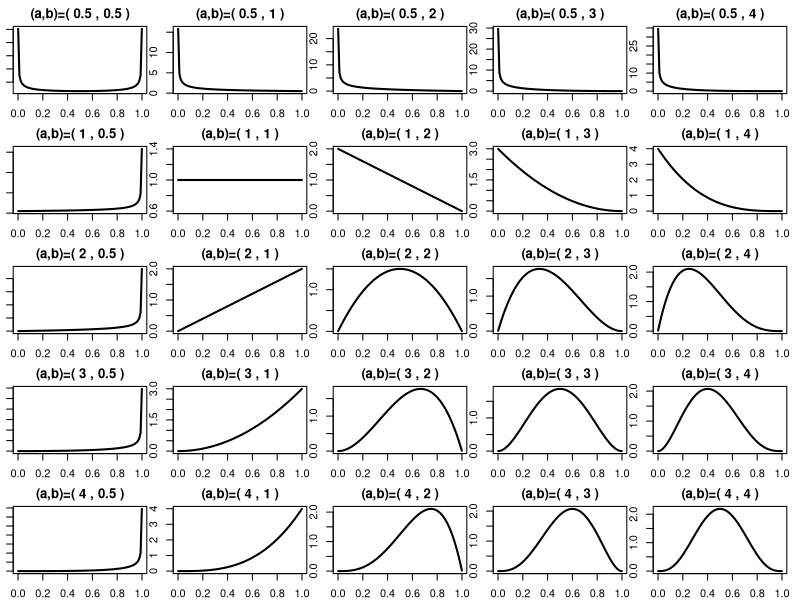
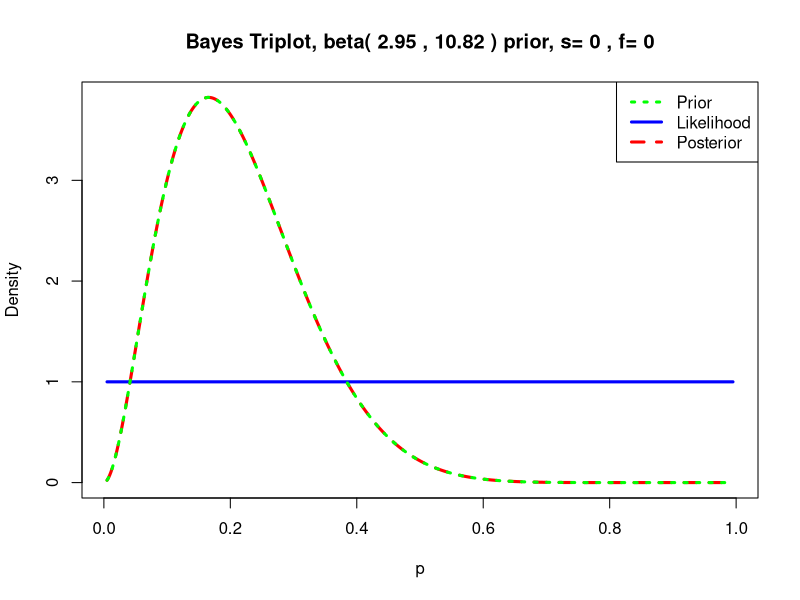
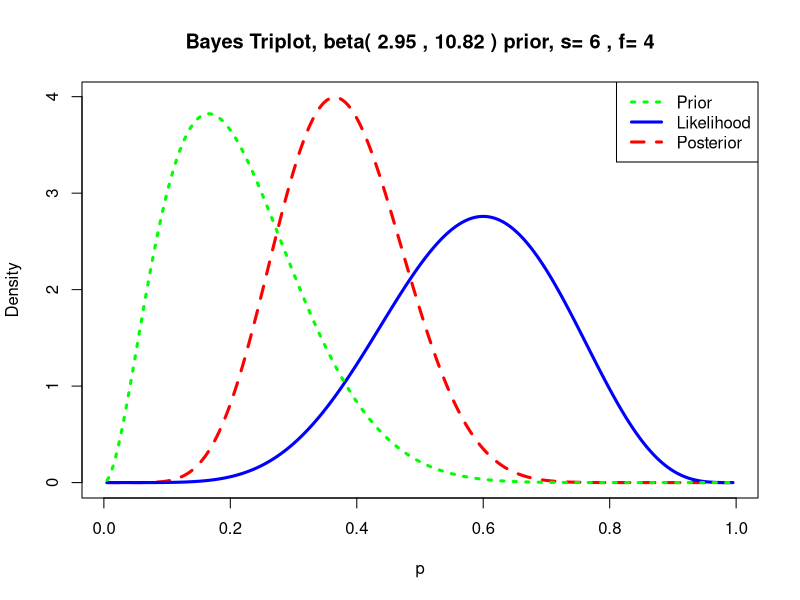
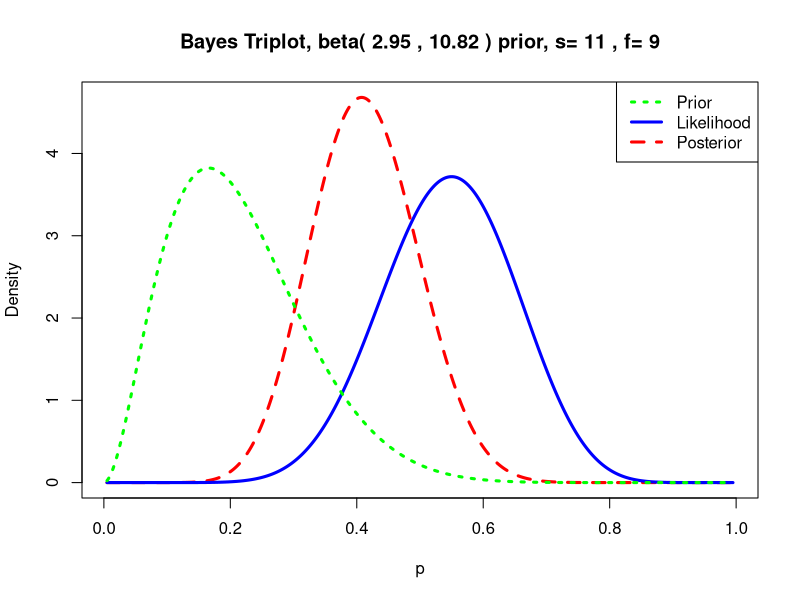
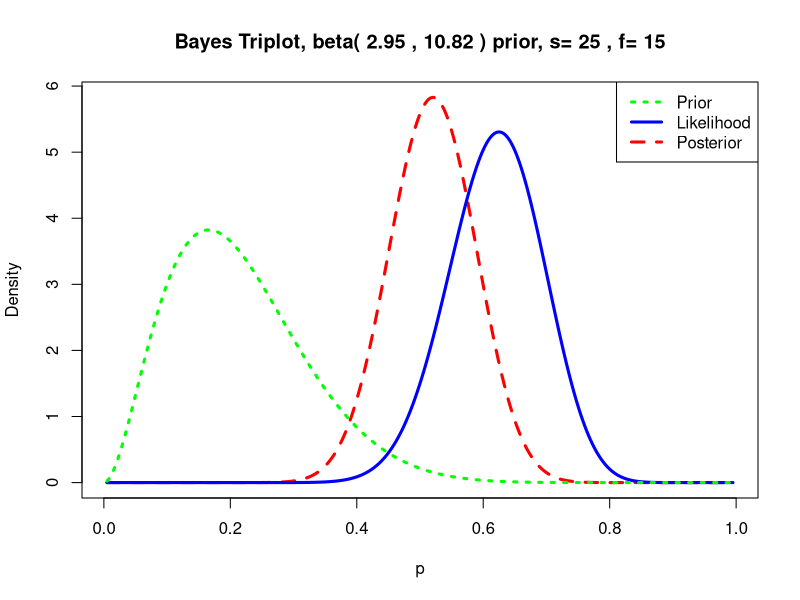
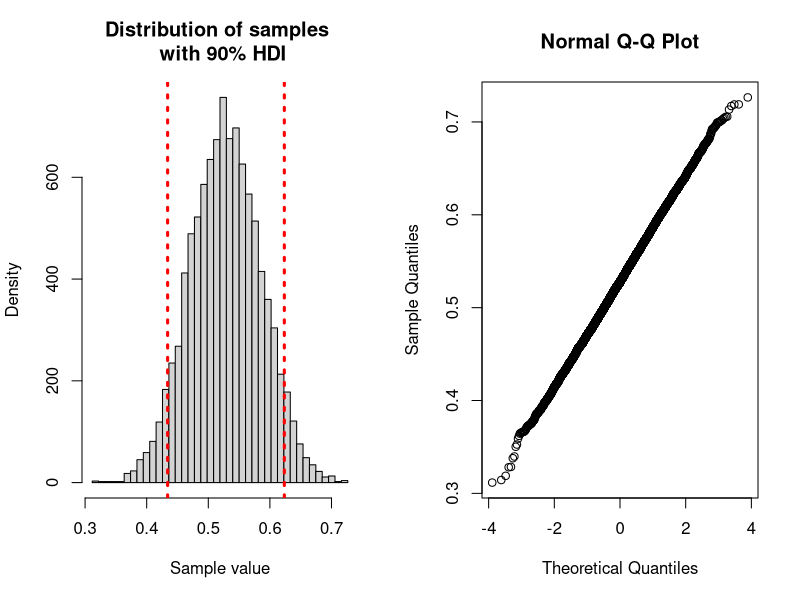
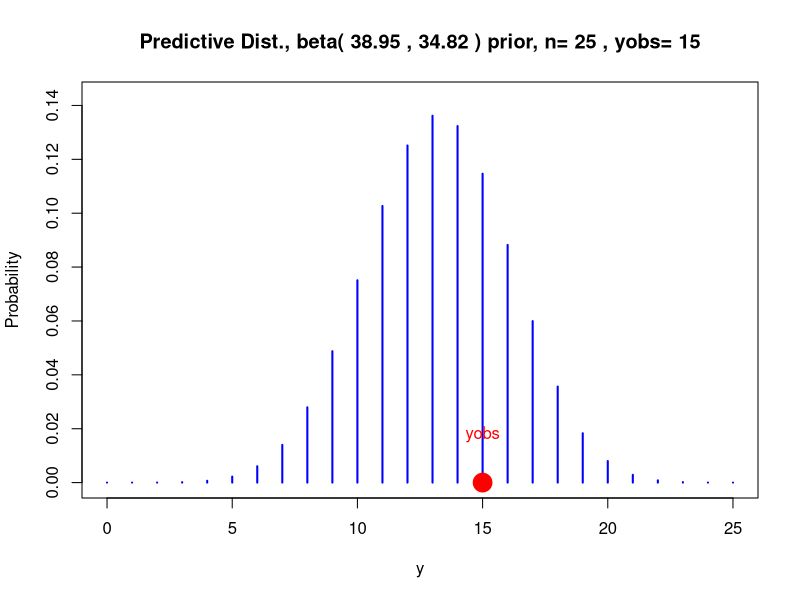
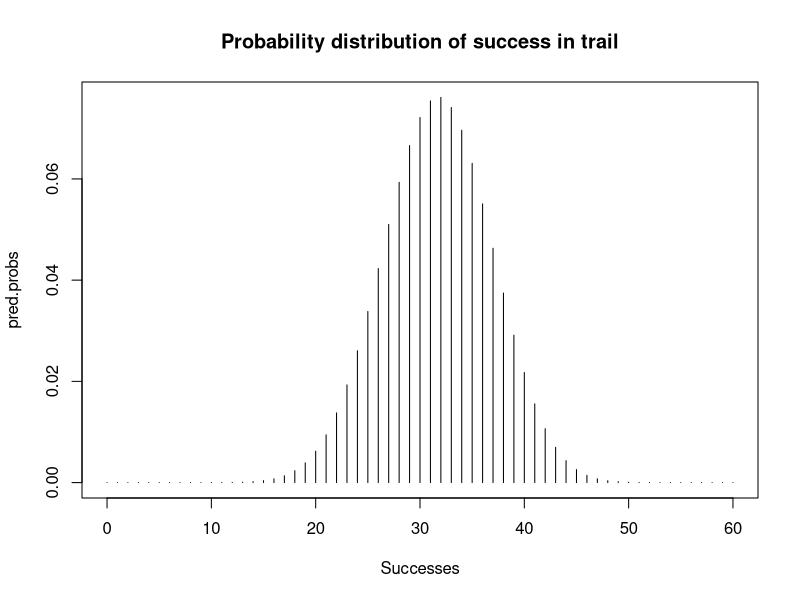

The R source for these figures, in order:
.99 * 0.0003125 /(.99 * 0.0003125 + .01 * (1 - 0.0003125))

eyeHair = data.frame(Black = c(0.11, 0.03, 0.03, 0.01), 
                     Brunette = c(0.2, 0.14, 0.09, 0.05),
                     Red = c(0.04, 0.03, 0.02, 0.02),
                     Blond = c(0.01, 0.16, 0.02, 0.03))
row.names(eyeHair) = c('Brown', 'Blue', 'Hazel', 'Green')
eyeHair

## Compute the marginal distribution of hair color and eye color
eyeHair = rbind(eyeHair, apply(eyeHair, 2, sum))
eyeHair$Marginal_eye = apply(eyeHair, 1, sum)
row.names(eyeHair) = c('Brown', 'Blue', 'Hazel', 'Green', 'Marginal_hair')
eyeHair

# Probability of HairColor/Blue Eye
eyeHair['Blue',]/eyeHair['Blue','Marginal_eye']


alpha = c(0.5,1,2,3,4)
beta = alpha
x = seq(0.001,0.999,length=100)

par(mfrow = c(5,5), mar=c(2,1,2,1)) # mar = c(bottom, left, top, right)
sapply(alpha, function(a){
  sapply(beta, function(b){
    plot_title = paste("(a,b)=(",a,",",b,")")
    plot(x,dbeta(x,a,b),xlab="",ylab="",
         main=plot_title, type="l", lwd=2)
  })
})

# Set plot options back to normal
par(mar=c(5.1,4.1,4.1,2.1), mfrow=c(1,1))

library(LearnBayes)
## I think the chance of rain is 0.2 with
## with a probability at the 75% point of 0.28
## Compute my Beta prior
beta.par <- beta.select(list(p=0.5, x=0.2), list(p=0.75, x=.28))
beta.par ## The parameters of my Beta distribution

require(repr)
options(repr.plot.width=6, repr.plot.height=5)
triplot(beta.par, c(0, 0))

beta.par + c(6, 4)
triplot(beta.par, c(6, 4))

beta.par + c(11, 9)
triplot(beta.par, c(11, 9))

beta.par + c(25, 15)
triplot(beta.par, c(25, 15))

# Simulate from the posterior and 
## compute confidence intervals
options(repr.plot.width=8, repr.plot.height=5)
beta.post.par <- beta.par + c(6 + 6 + 12 + 12, 4 + 4 + 8 + 8)
post.sample <- rbeta(10000, beta.post.par[1], beta.post.par[2])
par(mfrow = c(1,2))
quants = quantile(post.sample, c(0.05, 0.95))
breaks = seq(min(post.sample), max(post.sample), length.out = 41)
hist(post.sample, breaks = breaks, 
     main = 'Distribution of samples \n with 90% HDI',
     xlab = 'Sample value',
     ylab = 'Density')
abline(v = quants[1], lty = 3, col = 'red', lwd = 3)
abline(v = quants[2], lty = 3, col = 'red', lwd = 3)
qqnorm(post.sample)
par(mfrow = c(1,1))
quants

## Check on the model
predplot(beta.post.par, 25, 15)

## What is the probability of observing 0-8 successes in the
## next 60 trials?
n <- 60
s <- 0:n
pred.probs <- pbetap(beta.post.par, n, s)
plot(s, pred.probs, type="h", 
     main = 'Probability distribution of success in trail',
     xlab = 'Successes')
discint(cbind(s, pred.probs), 0.90)


##--- Discrete priors ------ 
#
# Create a uniform prior
p <- seq(0, 1, by = 0.01)
prior <- 1 / 101 + 0 * p

## With 20 successes and 12 failures find posterior
library(LearnBayes)
tries = c(20, 12)
post <- pdisc(p, prior, tries)
HCI = discint(cbind(p, post), 0.90) # 90 percent HCI

## Plot the prior and posterior
par(mfrow = c(2,1))
plot(p, prior, type="h",main="Posterior Distribution")
Main = paste("Posterior Distribution with N =",
             as.character(sum(tries)), 'Z =',
             as.character(tries[1]),
             'mu = ',
             as.character(tries[1]/sum(tries)))
plot(p, post, type="h",main=Main)
abline(v = HCI$set[1], lty = 3, col = 'red', lwd = 3)
abline(v = HCI$set[length(HCI$set)], , lty = 3, col = 'red', lwd = 3)
abline(v = tries[1]/sum(tries), col = 'red', lwd = 3)
par(mfrow = c(1,1))

## Print the 90 percent HCI 
HCI

## Make a prediction for the distribution of the 
## next 20 observations
n <- 20
s <- 0:20
pred.probs <- pdiscp(p, post, n, s)
plot(s, pred.probs, type="h",
     main="Predictive Distribution")
